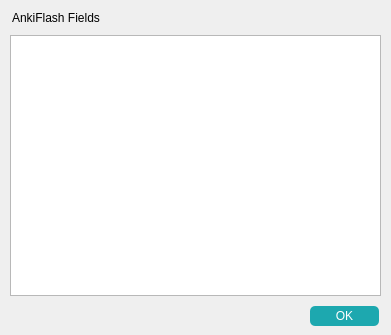
<?xml version="1.0" encoding="UTF-8"?>
<ui version="4.0">
 <class>ChangeMap</class>
 <widget class="QDialog" name="ChangeMap">
  <property name="geometry">
   <rect>
    <x>0</x>
    <y>0</y>
    <width>391</width>
    <height>335</height>
   </rect>
  </property>
  <property name="windowTitle">
   <string>Map to AnkiFlash Fields</string>
  </property>
  <property name="windowIcon">
   <iconset>
    <normaloff>../resources/anki.ico</normaloff>../resources/anki.ico</iconset>
  </property>
  <property name="layoutDirection">
   <enum>Qt::LeftToRight</enum>
  </property>
  <property name="autoFillBackground">
   <bool>false</bool>
  </property>
  <widget class="QListWidget" name="fields">
   <property name="geometry">
    <rect>
     <x>10</x>
     <y>35</y>
     <width>371</width>
     <height>261</height>
    </rect>
   </property>
  </widget>
  <widget class="QDialogButtonBox" name="buttonBox">
   <property name="geometry">
    <rect>
     <x>310</x>
     <y>300</y>
     <width>69</width>
     <height>32</height>
    </rect>
   </property>
   <property name="styleSheet">
    <string notr="true">background-color: #1DA8AF; color: white; border-radius: 5px; width: 70px; height: 20px;</string>
   </property>
   <property name="orientation">
    <enum>Qt::Horizontal</enum>
   </property>
   <property name="standardButtons">
    <set>QDialogButtonBox::Ok</set>
   </property>
  </widget>
  <widget class="QLabel" name="label">
   <property name="geometry">
    <rect>
     <x>12</x>
     <y>10</y>
     <width>97</width>
     <height>16</height>
    </rect>
   </property>
   <property name="text">
    <string>AnkiFlash Fields</string>
   </property>
   <property name="wordWrap">
    <bool>true</bool>
   </property>
  </widget>
 </widget>
 <resources/>
 <connections>
  <connection>
   <sender>buttonBox</sender>
   <signal>accepted()</signal>
   <receiver>ChangeMap</receiver>
   <slot>accept()</slot>
   <hints>
    <hint type="sourcelabel">
     <x>254</x>
     <y>355</y>
    </hint>
    <hint type="destinationlabel">
     <x>157</x>
     <y>274</y>
    </hint>
   </hints>
  </connection>
  <connection>
   <sender>buttonBox</sender>
   <signal>rejected()</signal>
   <receiver>ChangeMap</receiver>
   <slot>reject()</slot>
   <hints>
    <hint type="sourcelabel">
     <x>322</x>
     <y>355</y>
    </hint>
    <hint type="destinationlabel">
     <x>286</x>
     <y>274</y>
    </hint>
   </hints>
  </connection>
  <connection>
   <sender>fields</sender>
   <signal>doubleClicked(QModelIndex)</signal>
   <receiver>ChangeMap</receiver>
   <slot>accept()</slot>
   <hints>
    <hint type="sourcelabel">
     <x>99</x>
     <y>123</y>
    </hint>
    <hint type="destinationlabel">
     <x>193</x>
     <y>5</y>
    </hint>
   </hints>
  </connection>
 </connections>
</ui>
